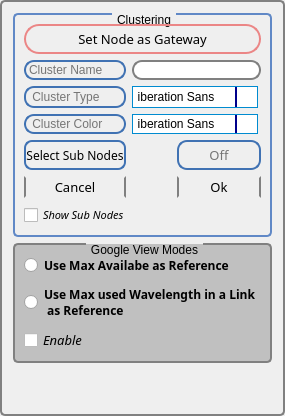
          <widget class="QGroupBox" name="T_groupbox">
           <property name="enabled">
            <bool>true</bool>
           </property>
           <property name="maximumSize">
            <size>
             <width>300</width>
             <height>16777215</height>
            </size>
           </property>
           <property name="styleSheet">
            <string notr="true">QGroupBox {
    background-color: qlineargradient(x1: 0, y1: 0, x2: 0, y2: 1,
                                      stop: 0 #E0E0E0, stop: 1 #FFFFFF);
    border: 2px solid gray;
    border-radius: 5px;
    margin-top: 1ex; /* leave space at the top for the title */
}

QGroupBox::title {
    subcontrol-origin: margin;
    subcontrol-position: top center; /* position at the top center */
    padding: 0 3px;
    background-color: qlineargradient(x1: 0, y1: 0, x2: 0, y2: 1,
                                      stop: 0 #FF0ECE, stop: 1 #FFFFFF);
}</string>
           </property>
           <property name="title">
            <string/>
           </property>
           <layout class="QGridLayout" name="gridLayout_14">
            <item row="2" column="0">
             <spacer name="verticalSpacer">
              <property name="orientation">
               <enum>Qt::Vertical</enum>
              </property>
              <property name="sizeHint" stdset="0">
               <size>
                <width>20</width>
                <height>40</height>
               </size>
              </property>
             </spacer>
            </item>
            <item row="0" column="0">
             <widget class="QGroupBox" name="Grouping_groupbox">
              <property name="styleSheet">
               <string notr="true">QGroupBox {
    
    border: 2px solid #6088C6;
    border-radius: 5px;
    margin-top: 1ex; /* leave space at the top for the title */
}

QGroupBox::title {
    subcontrol-origin: margin; 
    font: 63 8pt &quot;Bahnschrift SemiBold&quot;;
    subcontrol-position: top center; /* position at the top center */
    padding: 0 3px;
    background-color: qlineargradient(x1: 0, y1: 0, x2: 0, y2: 1,
                                      stop: 0 #C0C0C0, stop: 1 #FFFFFF);
}</string>
              </property>
              <property name="title">
               <string>Clustering</string>
              </property>
              <layout class="QGridLayout" name="gridLayout_17">
               <item row="0" column="0">
                <layout class="QGridLayout" name="gridLayout_16">
                 <item row="0" column="0" colspan="3">
                  <widget class="QPushButton" name="SetGatewayNode_button">
                   <property name="minimumSize">
                    <size>
                     <width>84</width>
                     <height>30</height>
                    </size>
                   </property>
                   <property name="maximumSize">
                    <size>
                     <width>16777215</width>
                     <height>16777215</height>
                    </size>
                   </property>
                   <property name="font">
                    <font>
                     <family>Bahnschrift Condensed</family>
                     <pointsize>10</pointsize>
                     <weight>9</weight>
                     <italic>false</italic>
                     <bold>false</bold>
                    </font>
                   </property>
                   <property name="styleSheet">
                    <string notr="true">QPushButton {
	
	
	font: 75 10pt &quot;Bahnschrift Condensed&quot;;
	
    border: 2px solid #8f8f91; min-width: 80px;
	border-color: #EB8686; 
    border-radius: 15px;
}

QPushButton:pressed {
    background-color: qlineargradient(x1: 0, y1: 0, x2: 0, y2: 1,
                                      stop: 0 #ffff, stop: 1 #EB8686);
}

QPushButton:flat {
    border: none; /* no border for a flat push button */
}

QPushButton:default {
    border-color: navy; /* make the default button prominent */
} 
QPushButton:hover{ 
    background-color: #EB8686 

}</string>
                   </property>
                   <property name="text">
                    <string>Set Node as Gateway</string>
                   </property>
                  </widget>
                 </item>
                 <item row="1" column="0">
                  <widget class="QLabel" name="GroupName">
                   <property name="styleSheet">
                    <string notr="true"> QLabel {
    
    border-radius: 10px;
    color: rgb(117, 117, 117);
	
	
	font: 75 10pt &quot;Bahnschrift Condensed&quot;;
	
    border: 2px solid #8f8f91; min-width: 80px;
	border-color: #4072B3; 
}</string>
                   </property>
                   <property name="text">
                    <string>&lt;html&gt;&lt;head/&gt;&lt;body&gt;&lt;p&gt; Cluster Name&lt;/p&gt;&lt;/body&gt;&lt;/html&gt;</string>
                   </property>
                  </widget>
                 </item>
                 <item row="1" column="1" colspan="2">
                  <widget class="QLineEdit" name="GroupName_edit">
                   <property name="styleSheet">
                    <string notr="true">QLineEdit {
    border: 2px solid gray;
    border-radius: 10px;
    padding: 0 8px;
    background: white;
    selection-background-color: darkgray; 
    
	font: 8pt &quot;Bahnschrift&quot;;
}</string>
                   </property>
                  </widget>
                 </item>
                 <item row="2" column="0">
                  <widget class="QLabel" name="GroupID">
                   <property name="styleSheet">
                    <string notr="true"> QLabel {
    
    border-radius: 10px;
    color: rgb(117, 117, 117);
	
	
	font: 75 10pt &quot;Bahnschrift Condensed&quot;;
	
    border: 2px solid #8f8f91; min-width: 80px;
	border-color: #4072B3; 
}</string>
                   </property>
                   <property name="text">
                    <string> Cluster Type </string>
                   </property>
                  </widget>
                 </item>
                 <item row="2" column="1" colspan="2">
                  <widget class="QFontComboBox" name="cluster_type_combobox">
                   <property name="maximumSize">
                    <size>
                     <width>126</width>
                     <height>22</height>
                    </size>
                   </property>
                   <property name="font">
                    <font>
                     <family>Bahnschrift Condensed</family>
                     <pointsize>9</pointsize>
                    </font>
                   </property>
                   <property name="autoFillBackground">
                    <bool>false</bool>
                   </property>
                   <property name="styleSheet">
                    <string notr="true">QComboBox {
    
    border-radius: 0px;
    padding: 1px 18px 1px 5px;
    min-width: 6em; 
    
	border:1px solid rgb(0, 139, 208);
	
   
	
}





/* QComboBox gets the &quot;on&quot; state when the popup is open */


QComboBox:on { /* shift the text when the popup opens */
    padding-top: 3px;
    padding-left: 4px;
}

QComboBox::drop-down {
    subcontrol-origin: padding;
    subcontrol-position: top right;
    width: 20px;
    
	
    border-left-width: 2px;
    border-left-color: darkblue;
    border-left-style: solid; /* just a single line */
    border-top-right-radius: 0px; /* same radius as the QComboBox */
    border-bottom-right-radius: 0px;
}

QComboBox::down-arrow {
   
	image: url(:/newPrefix/dropdown.png); 
    
	
}

QComboBox::down-arrow:on { /* shift the arrow when popup is open */
    
	
	image: url(:/newPrefix/dropup.png);
}


QComboBox QAbstractItemView {
    
	border-color:2px solid blue;
   
}</string>
                   </property>
                   <property name="frame">
                    <bool>true</bool>
                   </property>
                  </widget>
                 </item>
                 <item row="3" column="0">
                  <widget class="QLabel" name="GroupColor">
                   <property name="styleSheet">
                    <string notr="true">  QLabel {
    
    border-radius: 10px;
    color: rgb(117, 117, 117);
	
	
	font: 75 10pt &quot;Bahnschrift Condensed&quot;;
	
    border: 2px solid #8f8f91; min-width: 80px;
	border-color: #4072B3; 
}</string>
                   </property>
                   <property name="text">
                    <string> Cluster Color</string>
                   </property>
                  </widget>
                 </item>
                 <item row="3" column="1" colspan="2">
                  <widget class="QFontComboBox" name="ClusterColor_combobox">
                   <property name="maximumSize">
                    <size>
                     <width>126</width>
                     <height>22</height>
                    </size>
                   </property>
                   <property name="styleSheet">
                    <string notr="true">QComboBox {
    
    border-radius: 0px;
    padding: 1px 18px 1px 5px;
    min-width: 6em; 
    
	border:1px solid rgb(0, 139, 208);
	
   
	
}





/* QComboBox gets the &quot;on&quot; state when the popup is open */


QComboBox:on { /* shift the text when the popup opens */
    padding-top: 3px;
    padding-left: 4px;
}

QComboBox::drop-down {
    subcontrol-origin: padding;
    subcontrol-position: top right;
    width: 20px;
    
	
    border-left-width: 2px;
    border-left-color: darkblue;
    border-left-style: solid; /* just a single line */
    border-top-right-radius: 0px; /* same radius as the QComboBox */
    border-bottom-right-radius: 0px;
}

QComboBox::down-arrow {
   
	image: url(:/newPrefix/dropdown.png); 
    
	
}

QComboBox::down-arrow:on { /* shift the arrow when popup is open */
    
	
	image: url(:/newPrefix/dropup.png);
}


QComboBox QAbstractItemView {
    
	border-color:2px solid blue;
   
}</string>
                   </property>
                  </widget>
                 </item>
                 <item row="4" column="0">
                  <widget class="QPushButton" name="SelectSubNode_button">
                   <property name="minimumSize">
                    <size>
                     <width>84</width>
                     <height>30</height>
                    </size>
                   </property>
                   <property name="font">
                    <font>
                     <family>Bahnschrift Condensed</family>
                     <pointsize>9</pointsize>
                     <weight>9</weight>
                     <italic>false</italic>
                     <bold>false</bold>
                    </font>
                   </property>
                   <property name="styleSheet">
                    <string notr="true">QPushButton {
	
	
	font: 75 9pt &quot;Bahnschrift Condensed&quot;;
	
	
    border: 2px solid #8f8f91; min-width: 80px;
	border-color: #4072B3; 
    border-radius: 8px;
}

QPushButton:pressed {
    background-color: qlineargradient(x1: 0, y1: 0, x2: 0, y2: 1,
                                      stop: 0 #dadbde, stop: 1 #f6f7fa);
}

QPushButton:flat {
    border: none; /* no border for a flat push button */
}

QPushButton:default {
    border-color: navy; /* make the default button prominent */
}</string>
                   </property>
                   <property name="text">
                    <string>Select Sub Nodes</string>
                   </property>
                  </widget>
                 </item>
                 <item row="4" column="2">
                  <widget class="QLabel" name="SelectSubNode">
                   <property name="palette">
                    <palette>
                     <active>
                      <colorrole role="WindowText">
                       <brush brushstyle="SolidPattern">
                        <color alpha="255">
                         <red>117</red>
                         <green>117</green>
                         <blue>117</blue>
                        </color>
                       </brush>
                      </colorrole>
                      <colorrole role="Text">
                       <brush brushstyle="SolidPattern">
                        <color alpha="255">
                         <red>117</red>
                         <green>117</green>
                         <blue>117</blue>
                        </color>
                       </brush>
                      </colorrole>
                      <colorrole role="ButtonText">
                       <brush brushstyle="SolidPattern">
                        <color alpha="255">
                         <red>117</red>
                         <green>117</green>
                         <blue>117</blue>
                        </color>
                       </brush>
                      </colorrole>
                      <colorrole role="PlaceholderText">
                       <brush brushstyle="NoBrush">
                        <color alpha="128">
                         <red>117</red>
                         <green>117</green>
                         <blue>117</blue>
                        </color>
                       </brush>
                      </colorrole>
                     </active>
                     <inactive>
                      <colorrole role="WindowText">
                       <brush brushstyle="SolidPattern">
                        <color alpha="255">
                         <red>117</red>
                         <green>117</green>
                         <blue>117</blue>
                        </color>
                       </brush>
                      </colorrole>
                      <colorrole role="Text">
                       <brush brushstyle="SolidPattern">
                        <color alpha="255">
                         <red>117</red>
                         <green>117</green>
                         <blue>117</blue>
                        </color>
                       </brush>
                      </colorrole>
                      <colorrole role="ButtonText">
                       <brush brushstyle="SolidPattern">
                        <color alpha="255">
                         <red>117</red>
                         <green>117</green>
                         <blue>117</blue>
                        </color>
                       </brush>
                      </colorrole>
                      <colorrole role="PlaceholderText">
                       <brush brushstyle="NoBrush">
                        <color alpha="128">
                         <red>117</red>
                         <green>117</green>
                         <blue>117</blue>
                        </color>
                       </brush>
                      </colorrole>
                     </inactive>
                     <disabled>
                      <colorrole role="WindowText">
                       <brush brushstyle="SolidPattern">
                        <color alpha="255">
                         <red>117</red>
                         <green>117</green>
                         <blue>117</blue>
                        </color>
                       </brush>
                      </colorrole>
                      <colorrole role="Text">
                       <brush brushstyle="SolidPattern">
                        <color alpha="255">
                         <red>117</red>
                         <green>117</green>
                         <blue>117</blue>
                        </color>
                       </brush>
                      </colorrole>
                      <colorrole role="ButtonText">
                       <brush brushstyle="SolidPattern">
                        <color alpha="255">
                         <red>117</red>
                         <green>117</green>
                         <blue>117</blue>
                        </color>
                       </brush>
                      </colorrole>
                      <colorrole role="PlaceholderText">
                       <brush brushstyle="NoBrush">
                        <color alpha="128">
                         <red>117</red>
                         <green>117</green>
                         <blue>117</blue>
                        </color>
                       </brush>
                      </colorrole>
                     </disabled>
                    </palette>
                   </property>
                   <property name="font">
                    <font>
                     <family>Bahnschrift Condensed</family>
                     <pointsize>10</pointsize>
                     <weight>9</weight>
                     <italic>false</italic>
                     <bold>false</bold>
                    </font>
                   </property>
                   <property name="styleSheet">
                    <string notr="true"> QLabel {
    
    border-radius: 10px;
    color: rgb(117, 117, 117);
	
	
	font: 75 10pt &quot;Bahnschrift Condensed&quot;;
	
    border: 2px solid #8f8f91; min-width: 80px;
	border-color: #4072B3; 
}</string>
                   </property>
                   <property name="text">
                    <string>Off</string>
                   </property>
                   <property name="alignment">
                    <set>Qt::AlignCenter</set>
                   </property>
                  </widget>
                 </item>
                 <item row="5" column="0">
                  <widget class="QPushButton" name="Cancel_button">
                   <property name="minimumSize">
                    <size>
                     <width>84</width>
                     <height>20</height>
                    </size>
                   </property>
                   <property name="font">
                    <font>
                     <family>Bahnschrift Condensed</family>
                     <pointsize>10</pointsize>
                     <weight>9</weight>
                     <italic>false</italic>
                     <bold>false</bold>
                    </font>
                   </property>
                   <property name="styleSheet">
                    <string notr="true">QPushButton {
	
	
	font: 75 10pt &quot;Bahnschrift Condensed&quot;;
	
	
    border:2px solid black; min-width: 80px;
	border-color: dark gray; 
    border-radius: 25px;
}

QPushButton:pressed {
    background-color: qlineargradient(x1: 0, y1: 0, x2: 0, y2: 1,
                                      stop: 0 #dadbde, stop: 1 #f6f7fa);
}

QPushButton:flat {
    border: none; /* no border for a flat push button */
}

QPushButton:default {
    border-color: navy; /* make the default button prominent */
}</string>
                   </property>
                   <property name="text">
                    <string>Cancel</string>
                   </property>
                  </widget>
                 </item>
                 <item row="5" column="2">
                  <widget class="QPushButton" name="OK_button">
                   <property name="minimumSize">
                    <size>
                     <width>84</width>
                     <height>20</height>
                    </size>
                   </property>
                   <property name="font">
                    <font>
                     <family>Bahnschrift Condensed</family>
                     <pointsize>10</pointsize>
                     <weight>9</weight>
                     <italic>false</italic>
                     <bold>false</bold>
                    </font>
                   </property>
                   <property name="styleSheet">
                    <string notr="true">QPushButton {
	
	
	font: 75 10pt &quot;Bahnschrift Condensed&quot;;
	
	
    border:2px solid black; min-width: 80px;
	border-color: dark gray; 
    border-radius: 25px;
}

QPushButton:pressed {
    background-color: qlineargradient(x1: 0, y1: 0, x2: 0, y2: 1,
                                      stop: 0 #dadbde, stop: 1 #f6f7fa);
}

QPushButton:flat {
    border: none; /* no border for a flat push button */
}

QPushButton:default {
    border-color: navy; /* make the default button prominent */
}</string>
                   </property>
                   <property name="text">
                    <string>Ok</string>
                   </property>
                  </widget>
                 </item>
                 <item row="6" column="0" colspan="2">
                  <widget class="QCheckBox" name="ShowSubNodes">
                   <property name="font">
                    <font>
                     <family>Bahnschrift</family>
                     <pointsize>8</pointsize>
                     <italic>true</italic>
                    </font>
                   </property>
                   <property name="styleSheet">
                    <string notr="true"/>
                   </property>
                   <property name="text">
                    <string>Show Sub Nodes</string>
                   </property>
                  </widget>
                 </item>
                </layout>
               </item>
              </layout>
             </widget>
            </item>
            <item row="1" column="0">
             <widget class="QGroupBox" name="ViewGroupbox">
              <property name="styleSheet">
               <string notr="true">QGroupBox {
    
	background-color: #C0C0C0;
    border: 2px solid gray;
    border-radius: 5px;
    margin-top: 1ex; /* leave space at the top for the title */
}

QGroupBox::title {
    subcontrol-origin: margin; 
    font: 63 8pt &quot;Bahnschrift SemiBold&quot;;
    subcontrol-position: top center; /* position at the top center */
    padding: 0 3px;
    background-color: qlineargradient(x1: 0, y1: 0, x2: 0, y2: 1,
                                      stop: 0 #C0C0C0, stop: 1 #FFFFFF);
}</string>
              </property>
              <property name="title">
               <string>Google View Modes</string>
              </property>
              <layout class="QGridLayout" name="gridLayout_18">
               <item row="0" column="0">
                <widget class="QRadioButton" name="Max_available_radiobutton">
                 <property name="font">
                  <font>
                   <family>Bahnschrift SemiCondensed</family>
                   <pointsize>9</pointsize>
                   <weight>75</weight>
                   <italic>false</italic>
                   <bold>true</bold>
                  </font>
                 </property>
                 <property name="text">
                  <string>Use Max Availabe as Reference</string>
                 </property>
                </widget>
               </item>
               <item row="1" column="0">
                <widget class="QRadioButton" name="Max_Used_radiobutton">
                 <property name="font">
                  <font>
                   <family>Bahnschrift SemiCondensed</family>
                   <pointsize>9</pointsize>
                   <weight>75</weight>
                   <italic>false</italic>
                   <bold>true</bold>
                   <strikeout>false</strikeout>
                  </font>
                 </property>
                 <property name="text">
                  <string>Use Max used Wavelength in a Link
 as Reference</string>
                 </property>
                </widget>
               </item>
               <item row="2" column="0">
                <widget class="QCheckBox" name="Enable_google_view_checkbox">
                 <property name="font">
                  <font>
                   <family>Bahnschrift</family>
                   <pointsize>10</pointsize>
                   <weight>50</weight>
                   <italic>true</italic>
                   <bold>false</bold>
                  </font>
                 </property>
                 <property name="styleSheet">
                  <string notr="true"/>
                 </property>
                 <property name="text">
                  <string>Enable</string>
                 </property>
                </widget>
               </item>
              </layout>
             </widget>
            </item>
           </layout>
          </widget>
